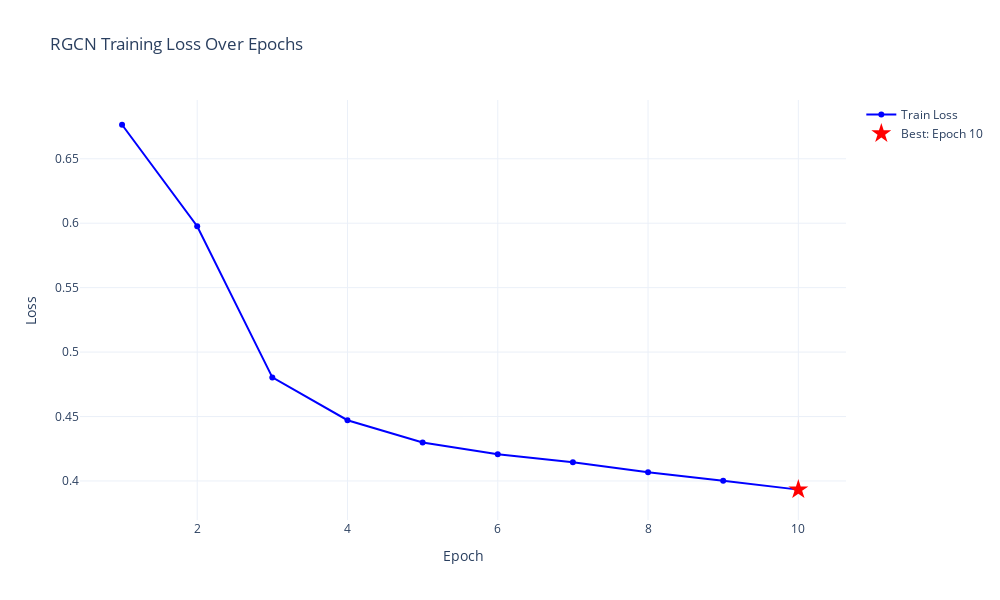

Notebook code for this chart:
### Markdown cell above
## PLOT TRAINING HISTORY

### Code cell
import json
from pathlib import Path

# Install plotly if needed
try:
    import plotly.graph_objects as go
except ImportError:
    print("Installing plotly...")
    import subprocess
    subprocess.check_call(['pip', 'install', 'plotly'])
    import plotly.graph_objects as go

# Load the saved history
history_path = checkpoint_dir / "training_history.json"

if not history_path.exists():
    print(f"File not found: {history_path}")
else:
    with open(history_path, 'r') as f:
        history = json.load(f)
    
    # Find best epoch
    best_epoch_idx = history['train_loss'].index(min(history['train_loss']))
    best_epoch = history['epoch'][best_epoch_idx]
    best_loss = history['train_loss'][best_epoch_idx]
    
    # Create interactive plot with Plotly
    fig = go.Figure()
    
    # Add training loss line
    fig.add_trace(go.Scatter(
        x=history['epoch'],
        y=history['train_loss'],
        mode='lines+markers',
        name='Train Loss',
        line=dict(color='blue', width=2),
        marker=dict(size=6)
    ))
    
    # Add best epoch marker
    fig.add_trace(go.Scatter(
        x=[best_epoch],
        y=[best_loss],
        mode='markers',
        name=f'Best: Epoch {best_epoch}',
        marker=dict(size=15, color='red', symbol='star')
    ))
    
    # Update layout
    fig.update_layout(
        title='RGCN Training Loss Over Epochs',
        xaxis_title='Epoch',
        yaxis_title='Loss',
        hovermode='x unified',
        template='plotly_white',
        width=1000,
        height=600
    )
    
    # Save as interactive HTML
    html_path = Path("models/rgcn_checkpoints/training_plot.html")
    fig.write_html(str(html_path))
    print(f"Interactive plot saved to: {html_path}")
    print(f"  Open this file in your web browser to view the plot")
    
    # Also save as static image (PNG)
    try:
        png_path = Path("models/rgcn_checkpoints/training_plot.png")
        fig.write_image(str(png_path))
        print(f"Static plot saved to: {png_path}")
    except:
        print("  (PNG export requires kaleido: pip install kaleido)")
    
    # Display in notebook (should be stable)
    fig.show()
    
    print(f"\nBest epoch: {best_epoch} with loss: {best_loss:.4f}")

### Figure 1 — Plotly figure (JSON) as saved in the notebook; plotly's stock layout.template omitted (floating-point values rounded to 4 significant figures)
{"data": [{"line": {"color": "blue", "width": 2}, "marker": {"size": 6}, "mode": "lines+markers", "name": "Train Loss", "type": "scatter", "x": [1, 2, 3, 4, 5, 6, 7, 8, 9, 10], "y": [0.6764, 0.5977, 0.4804, 0.4471, 0.4298, 0.4207, 0.4145, 0.4068, 0.4002, 0.3933]}, {"marker": {"color": "red", "size": 15, "symbol": "star"}, "mode": "markers", "name": "Best: Epoch 10", "type": "scatter", "x": [10], "y": [0.3933]}], "layout": {"height": 600, "hovermode": "x unified", "title": {"text": "RGCN Training Loss Over Epochs"}, "width": 1000, "xaxis": {"title": {"text": "Epoch"}}, "yaxis": {"title": {"text": "Loss"}}}}
